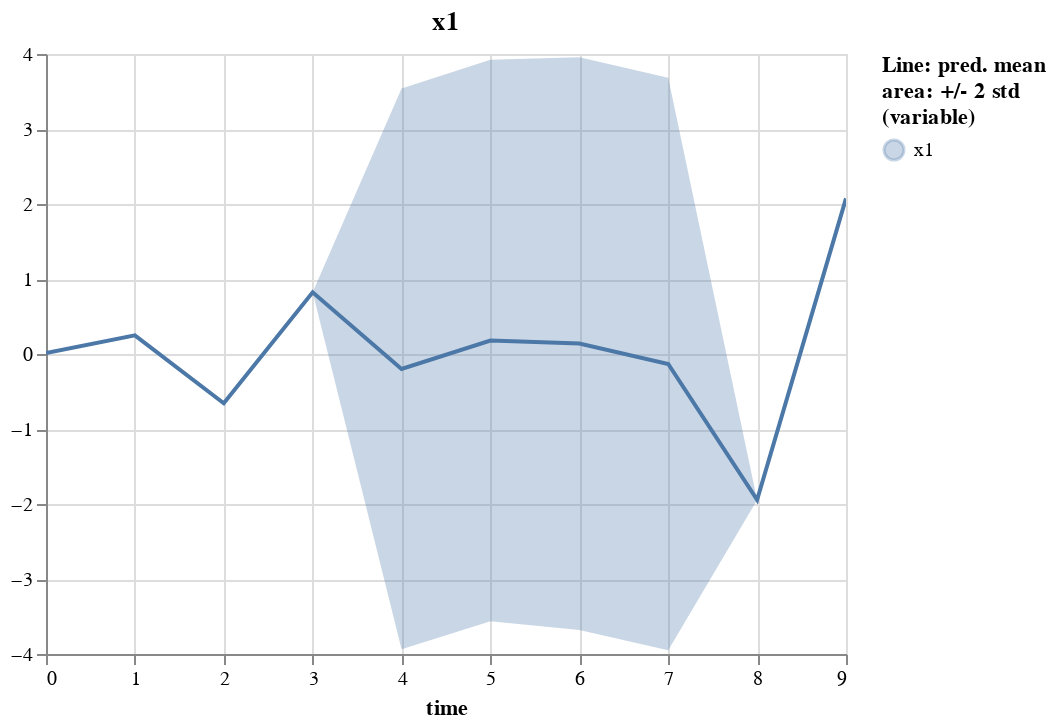

Source (notebook cell):
### Code cell
imp_d = imp.impute(tidy=True, add_time=True)

_plot_variable(imp_d, None, "x1")

### Figure 1 — Vega-Lite specification as saved in the notebook (floating-point values rounded to 4 significant figures)
{"config": {"view": {"continuousWidth": 400, "continuousHeight": 300}}, "layer": [{"mark": "errorband", "encoding": {"color": {"field": "variable", "legend": {"title": ["Line: pred. mean", "area: +/- 2 std", "(variable)"]}, "type": "nominal"}, "tooltip": [{"field": "std", "format": ".4", "type": "quantitative"}, {"field": "mean", "format": ".4", "type": "quantitative"}], "x": {"field": "time", "type": "quantitative"}, "y": {"field": "err_low", "scale": {"zero": false}, "title": "", "type": "quantitative"}, "y2": {"field": "err_high"}}, "transform": [{"calculate": "datum.mean - 2 * datum.std", "as": "err_low"}, {"calculate": "datum.mean + 2 * datum.std", "as": "err_high"}]}, {"mark": "line", "encoding": {"color": {"field": "variable", "type": "nominal"}, "x": {"field": "time", "type": "quantitative"}, "y": {"field": "mean", "scale": {"zero": false}, "title": "", "type": "quantitative"}}, "selection": {"selector008": {"type": "interval", "bind": "scales"}}, "title": "x1"}], "data": {"name": "data-6b847a89d08affb568a975515bc5a397"}, "$schema": "https://vega.github.io/schema/vega-lite/v4.17.0.json", "datasets": {"data-6b847a89d08affb568a975515bc5a397": [{"time": 0.0, "variable": "x1", "mean": 0.01327, "std": null}, {"time": 2.0, "variable": "x1", "mean": -0.658, "std": null}, {"time": 3.0, "variable": "x1", "mean": 0.8229, "std": null}, {"time": 8.0, "variable": "x1", "mean": -1.945, "std": null}, {"time": 9.0, "variable": "x1", "mean": 2.074, "std": null}, {"time": 1.0, "variable": "x1", "mean": 0.2488, "std": 0.0}, {"time": 4.0, "variable": "x1", "mean": -0.1992, "std": 1.869}, {"time": 5.0, "variable": "x1", "mean": 0.1795, "std": 1.872}, {"time": 6.0, "variable": "x1", "mean": 0.1385, "std": 1.909}, {"time": 7.0, "variable": "x1", "mean": -0.1325, "std": 1.908}]}}
